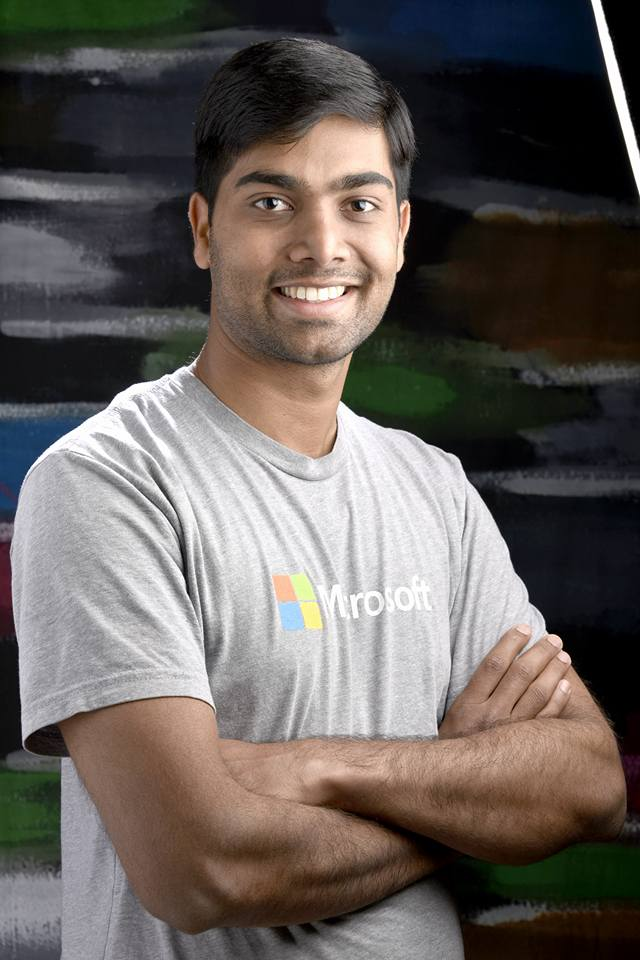
#> input picture pictures/me.jpg, 640 x 960 px, found by its file name
$ python Img-Hough3.py
#> lines starting #> are read from the running program, lines starting #| are printed output that depends on the picture
# -*- coding: utf-8 -*-
"""
Created on Wed Mar 23 13:39:10 2016

@author: sanketjain
"""

import cv2
import numpy as np

img = cv2.imread('/Users/sanketjain/Documents/Opencv/pictures/me.jpg', 0)
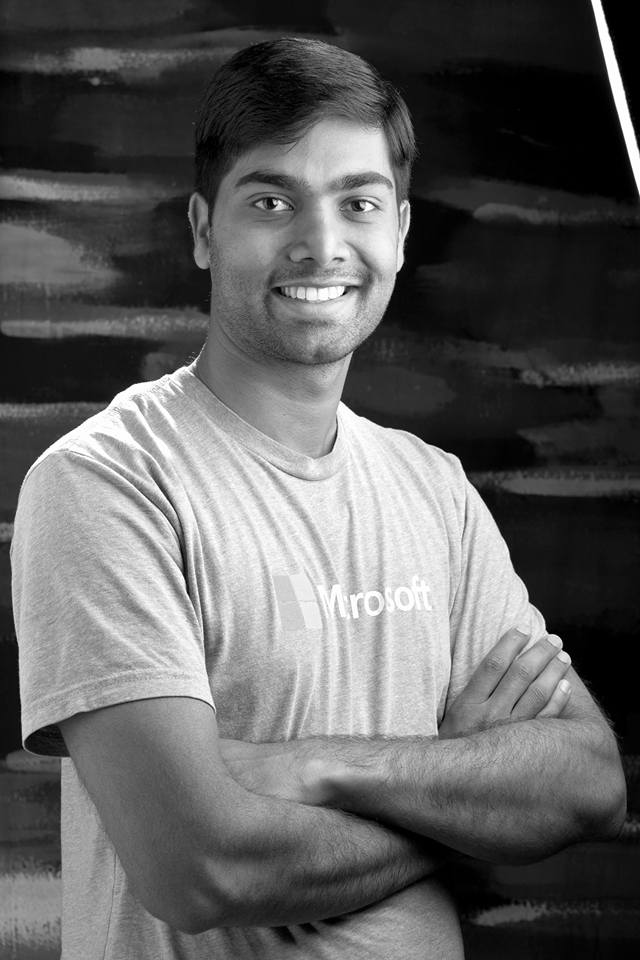
#> img: shape (960, 640); min 0, max 255, mean 96.3
img = cv2.medianBlur(img,5)
cimg = cv2.cvtColor(img,cv2.COLOR_GRAY2BGR)

circles = cv2.HoughCircles(img,cv2.HOUGH_GRADIENT,1,20,
                            param1=50,param2=30,minRadius=0,maxRadius=0)
#> circles = 757 rows, first 8: [470.5, 413.5, 340.5], [573.5, 532.5, 380.4], [478.5, 439.5, 342.5], [626.5, 447.5, 465.3], [509.5, 405.5, 346.1], [445.5, 427.5, 311.5], [528.5, 514.5, 328.3], [309.5, 599.5, 148.7]

circles = np.uint16(np.around(circles))
#> circles = 757 rows, first 8: [470, 414, 340], [574, 532, 380], [478, 440, 342], [626, 448, 465], [510, 406, 346], [446, 428, 312], [528, 514, 328], [310, 600, 149]
for i in circles[0,:]:
    # draw the outer circle
    cv2.circle(cimg,(i[0],i[1]),i[2],(0,255,0),2)
    # draw the center of the circle
    cv2.circle(cimg,(i[0],i[1]),2,(0,0,255),3)
#> this loop made 757 passes
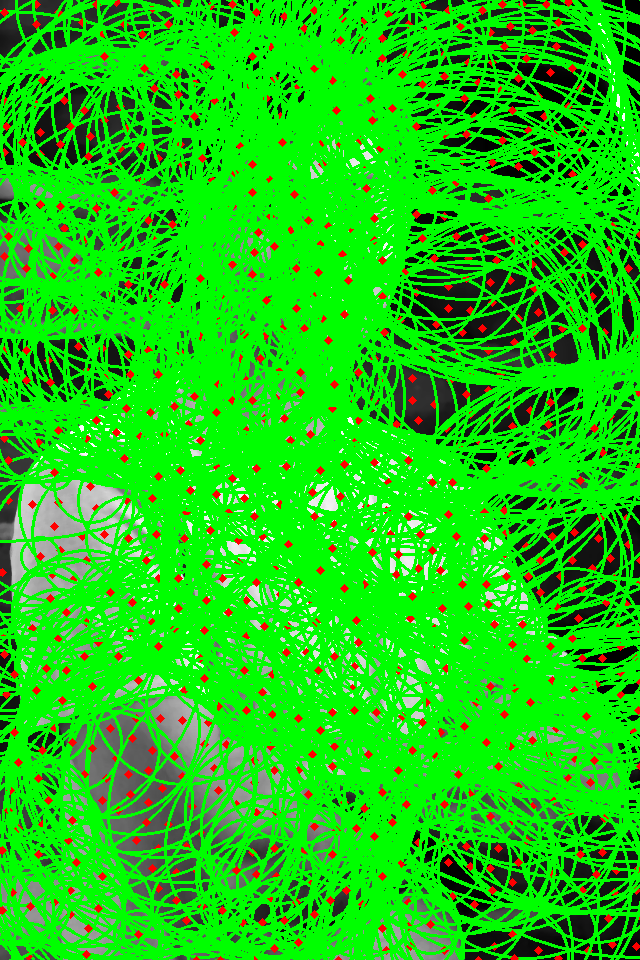
#> cimg: shape (960, 640, 3); mean B, G, R 17.6, 202.7, 26.9

cv2.imshow('detected circles',cimg)
cv2.waitKey(0)
cv2.destroyAllWindows()
